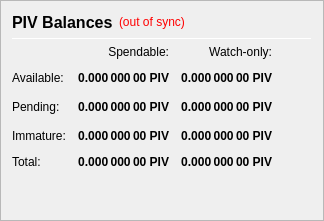
                   <widget class="QFrame" name="frame_Balances">
                    <property name="frameShape">
                     <enum>QFrame::StyledPanel</enum>
                    </property>
                    <property name="frameShadow">
                     <enum>QFrame::Raised</enum>
                    </property>
                    <layout class="QVBoxLayout" name="verticalLayout_4">
                     <item>
                      <layout class="QHBoxLayout" name="horizontalLayout_4">
                       <item>
                        <widget class="QLabel" name="label_5">
                         <property name="minimumSize">
                          <size>
                           <width>0</width>
                           <height>20</height>
                          </size>
                         </property>
                         <property name="font">
                          <font>
                           <pointsize>12</pointsize>
                           <weight>75</weight>
                           <bold>true</bold>
                          </font>
                         </property>
                         <property name="text">
                          <string>PIV Balances</string>
                         </property>
                        </widget>
                       </item>
                       <item>
                        <widget class="QLabel" name="labelWalletStatus">
                         <property name="cursor">
                          <cursorShape>WhatsThisCursor</cursorShape>
                         </property>
                         <property name="toolTip">
                          <string>The displayed information may be out of date. Your wallet automatically synchronizes with the TGIS network after a connection is established, but this process has not completed yet.</string>
                         </property>
                         <property name="styleSheet">
                          <string notr="true">QLabel { color: red; }</string>
                         </property>
                         <property name="text">
                          <string notr="true">(out of sync)</string>
                         </property>
                         <property name="alignment">
                          <set>Qt::AlignLeading|Qt::AlignLeft|Qt::AlignVCenter</set>
                         </property>
                        </widget>
                       </item>
                       <item>
                        <spacer name="horizontalSpacer_3">
                         <property name="orientation">
                          <enum>Qt::Horizontal</enum>
                         </property>
                         <property name="sizeHint" stdset="0">
                          <size>
                           <width>40</width>
                           <height>20</height>
                          </size>
                         </property>
                        </spacer>
                       </item>
                      </layout>
                     </item>
                     <item>
                      <widget class="Line" name="line_Balance">
                       <property name="minimumSize">
                        <size>
                         <width>0</width>
                         <height>1</height>
                        </size>
                       </property>
                       <property name="maximumSize">
                        <size>
                         <width>16777215</width>
                         <height>1</height>
                        </size>
                       </property>
                       <property name="orientation">
                        <enum>Qt::Horizontal</enum>
                       </property>
                      </widget>
                     </item>
                     <item>
                      <layout class="QGridLayout" name="gridLayout">
                       <property name="spacing">
                        <number>12</number>
                       </property>
                       <item row="2" column="2">
                        <widget class="QLabel" name="labelWatchPending">
                         <property name="font">
                          <font>
                           <weight>75</weight>
                           <bold>true</bold>
                          </font>
                         </property>
                         <property name="cursor">
                          <cursorShape>IBeamCursor</cursorShape>
                         </property>
                         <property name="toolTip">
                          <string>Unconfirmed transactions to watch-only addresses</string>
                         </property>
                         <property name="text">
                          <string notr="true">0.000 000 00 PIV</string>
                         </property>
                         <property name="alignment">
                          <set>Qt::AlignRight|Qt::AlignTrailing|Qt::AlignVCenter</set>
                         </property>
                         <property name="textInteractionFlags">
                          <set>Qt::LinksAccessibleByMouse|Qt::TextSelectableByKeyboard|Qt::TextSelectableByMouse</set>
                         </property>
                        </widget>
                       </item>
                       <item row="2" column="1">
                        <widget class="QLabel" name="labelUnconfirmed">
                         <property name="font">
                          <font>
                           <weight>75</weight>
                           <bold>true</bold>
                          </font>
                         </property>
                         <property name="cursor">
                          <cursorShape>IBeamCursor</cursorShape>
                         </property>
                         <property name="toolTip">
                          <string>Total of transactions that have yet to be confirmed, and do not yet count toward the spendable balance</string>
                         </property>
                         <property name="text">
                          <string notr="true">0.000 000 00 PIV</string>
                         </property>
                         <property name="alignment">
                          <set>Qt::AlignRight|Qt::AlignTrailing|Qt::AlignVCenter</set>
                         </property>
                         <property name="textInteractionFlags">
                          <set>Qt::LinksAccessibleByMouse|Qt::TextSelectableByKeyboard|Qt::TextSelectableByMouse</set>
                         </property>
                        </widget>
                       </item>
                       <item row="3" column="2">
                        <widget class="QLabel" name="labelWatchImmature">
                         <property name="font">
                          <font>
                           <weight>75</weight>
                           <bold>true</bold>
                          </font>
                         </property>
                         <property name="cursor">
                          <cursorShape>IBeamCursor</cursorShape>
                         </property>
                         <property name="toolTip">
                          <string>Staked or masternode rewards in watch-only addresses that has not yet matured</string>
                         </property>
                         <property name="text">
                          <string notr="true">0.000 000 00 PIV</string>
                         </property>
                         <property name="alignment">
                          <set>Qt::AlignRight|Qt::AlignTrailing|Qt::AlignVCenter</set>
                         </property>
                         <property name="textInteractionFlags">
                          <set>Qt::LinksAccessibleByMouse|Qt::TextSelectableByKeyboard|Qt::TextSelectableByMouse</set>
                         </property>
                        </widget>
                       </item>
                       <item row="4" column="0">
                        <widget class="QLabel" name="labelTotalText">
                         <property name="text">
                          <string>Total:</string>
                         </property>
                        </widget>
                       </item>
                       <item row="3" column="1">
                        <widget class="QLabel" name="labelImmature">
                         <property name="font">
                          <font>
                           <weight>75</weight>
                           <bold>true</bold>
                          </font>
                         </property>
                         <property name="cursor">
                          <cursorShape>IBeamCursor</cursorShape>
                         </property>
                         <property name="toolTip">
                          <string>Staked or masternode rewards that has not yet matured</string>
                         </property>
                         <property name="text">
                          <string notr="true">0.000 000 00 PIV</string>
                         </property>
                         <property name="alignment">
                          <set>Qt::AlignRight|Qt::AlignTrailing|Qt::AlignVCenter</set>
                         </property>
                         <property name="textInteractionFlags">
                          <set>Qt::LinksAccessibleByMouse|Qt::TextSelectableByKeyboard|Qt::TextSelectableByMouse</set>
                         </property>
                        </widget>
                       </item>
                       <item row="2" column="3">
                        <spacer name="horizontalSpacer_2">
                         <property name="orientation">
                          <enum>Qt::Horizontal</enum>
                         </property>
                         <property name="sizeHint" stdset="0">
                          <size>
                           <width>40</width>
                           <height>20</height>
                          </size>
                         </property>
                        </spacer>
                       </item>
                       <item row="3" column="0">
                        <widget class="QLabel" name="labelImmatureText">
                         <property name="text">
                          <string>Immature:</string>
                         </property>
                        </widget>
                       </item>
                       <item row="4" column="1">
                        <widget class="QLabel" name="labelTotal">
                         <property name="font">
                          <font>
                           <weight>75</weight>
                           <bold>true</bold>
                          </font>
                         </property>
                         <property name="cursor">
                          <cursorShape>IBeamCursor</cursorShape>
                         </property>
                         <property name="toolTip">
                          <string>Your current total balance</string>
                         </property>
                         <property name="text">
                          <string notr="true">0.000 000 00 PIV</string>
                         </property>
                         <property name="alignment">
                          <set>Qt::AlignRight|Qt::AlignTrailing|Qt::AlignVCenter</set>
                         </property>
                         <property name="textInteractionFlags">
                          <set>Qt::LinksAccessibleByMouse|Qt::TextSelectableByKeyboard|Qt::TextSelectableByMouse</set>
                         </property>
                        </widget>
                       </item>
                       <item row="4" column="2">
                        <widget class="QLabel" name="labelWatchTotal">
                         <property name="font">
                          <font>
                           <weight>75</weight>
                           <bold>true</bold>
                          </font>
                         </property>
                         <property name="cursor">
                          <cursorShape>IBeamCursor</cursorShape>
                         </property>
                         <property name="toolTip">
                          <string>Current total balance in watch-only addresses</string>
                         </property>
                         <property name="text">
                          <string notr="true">0.000 000 00 PIV</string>
                         </property>
                         <property name="alignment">
                          <set>Qt::AlignRight|Qt::AlignTrailing|Qt::AlignVCenter</set>
                         </property>
                         <property name="textInteractionFlags">
                          <set>Qt::LinksAccessibleByMouse|Qt::TextSelectableByKeyboard|Qt::TextSelectableByMouse</set>
                         </property>
                        </widget>
                       </item>
                       <item row="0" column="2">
                        <widget class="QLabel" name="labelWatchonly">
                         <property name="text">
                          <string>Watch-only:</string>
                         </property>
                         <property name="alignment">
                          <set>Qt::AlignRight|Qt::AlignTrailing|Qt::AlignVCenter</set>
                         </property>
                        </widget>
                       </item>
                       <item row="1" column="0">
                        <widget class="QLabel" name="labelBalanceText">
                         <property name="text">
                          <string>Available:</string>
                         </property>
                        </widget>
                       </item>
                       <item row="1" column="1">
                        <widget class="QLabel" name="labelBalance">
                         <property name="font">
                          <font>
                           <weight>75</weight>
                           <bold>true</bold>
                          </font>
                         </property>
                         <property name="cursor">
                          <cursorShape>IBeamCursor</cursorShape>
                         </property>
                         <property name="toolTip">
                          <string>Your current spendable balance</string>
                         </property>
                         <property name="text">
                          <string notr="true">0.000 000 00 PIV</string>
                         </property>
                         <property name="alignment">
                          <set>Qt::AlignRight|Qt::AlignTrailing|Qt::AlignVCenter</set>
                         </property>
                         <property name="textInteractionFlags">
                          <set>Qt::LinksAccessibleByMouse|Qt::TextSelectableByKeyboard|Qt::TextSelectableByMouse</set>
                         </property>
                        </widget>
                       </item>
                       <item row="1" column="2">
                        <widget class="QLabel" name="labelWatchAvailable">
                         <property name="font">
                          <font>
                           <weight>75</weight>
                           <bold>true</bold>
                          </font>
                         </property>
                         <property name="cursor">
                          <cursorShape>IBeamCursor</cursorShape>
                         </property>
                         <property name="toolTip">
                          <string>Your current balance in watch-only addresses</string>
                         </property>
                         <property name="text">
                          <string notr="true">0.000 000 00 PIV</string>
                         </property>
                         <property name="alignment">
                          <set>Qt::AlignRight|Qt::AlignTrailing|Qt::AlignVCenter</set>
                         </property>
                         <property name="textInteractionFlags">
                          <set>Qt::LinksAccessibleByMouse|Qt::TextSelectableByKeyboard|Qt::TextSelectableByMouse</set>
                         </property>
                        </widget>
                       </item>
                       <item row="2" column="0">
                        <widget class="QLabel" name="labelPendingText">
                         <property name="text">
                          <string>Pending:</string>
                         </property>
                        </widget>
                       </item>
                       <item row="0" column="1">
                        <widget class="QLabel" name="labelSpendable">
                         <property name="text">
                          <string>Spendable:</string>
                         </property>
                         <property name="alignment">
                          <set>Qt::AlignRight|Qt::AlignTrailing|Qt::AlignVCenter</set>
                         </property>
                        </widget>
                       </item>
                      </layout>
                     </item>
                     <item>
                      <spacer name="verticalSpacer">
                       <property name="orientation">
                        <enum>Qt::Vertical</enum>
                       </property>
                       <property name="sizeHint" stdset="0">
                        <size>
                         <width>20</width>
                         <height>40</height>
                        </size>
                       </property>
                      </spacer>
                     </item>
                    </layout>
                   </widget>
